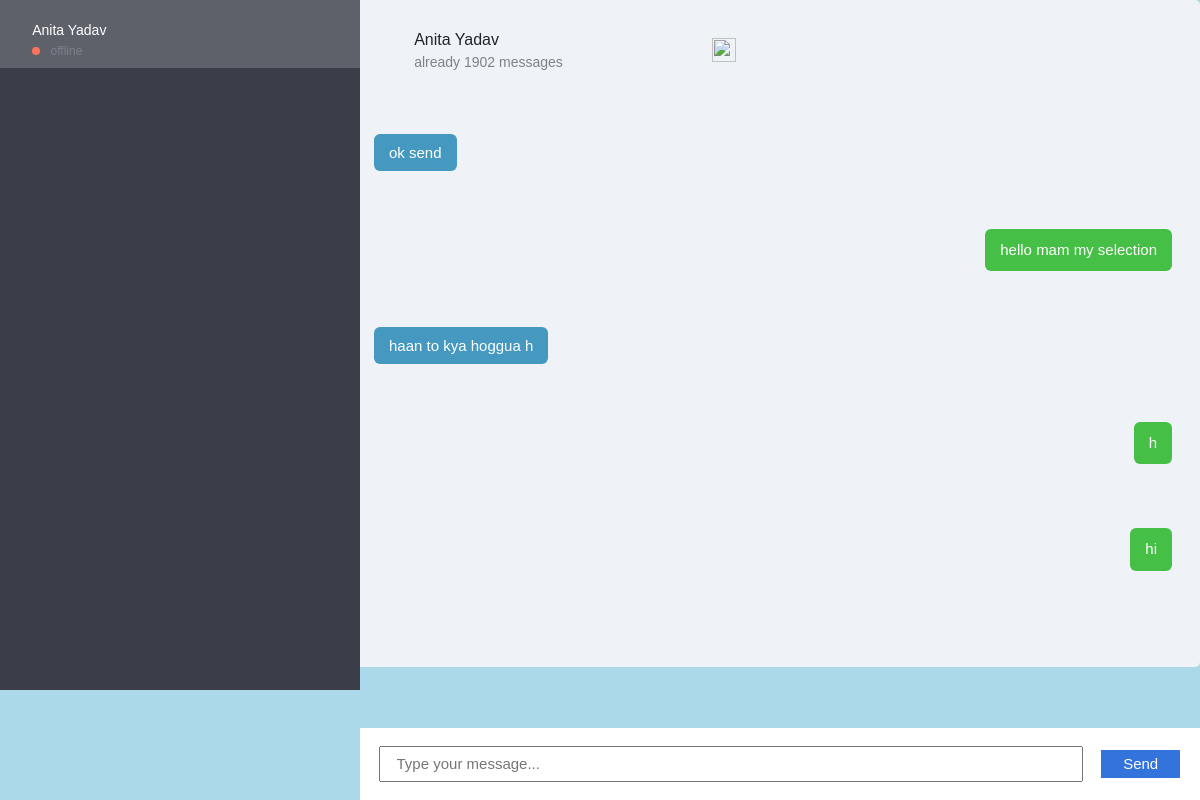
/chat/chats/mychats (signed in), run on the app's committed database.
### chatapp/models.py (models this page shows, shortened)
class TrackingModel(models.Model):
    created_at = models.DateTimeField(auto_now_add=True)
    updated_at = models.DateTimeField(auto_now=True)
    class Meta:
        abstract = True

class Message(TrackingModel):
    thread = models.ForeignKey(Thread, on_delete=models.CASCADE)
    sender = models.ForeignKey('auth.User', on_delete=models.CASCADE)
    text = models.TextField(blank=False, null=False)

### chatapp/views.py (the view)
# urls.py: path('chats/mychats',mychats,name="mychats"),
def mychats(request):
    print("hua")
    if request.session.get('username', None):
        user_main = get_object_or_404(User, username=request.user)
        user1=user_main
        mychats=[]
        threads=Thread.objects.filter(users=user1)
        for i in threads:
            print(i.users.all())
            for j in i.users.all().exclude(email=user1.email):
                mychats.append(j)
                print(j.first_name,j.last_name)
        user2=mychats[0]
        threads=SplitThread(user1,user2)
        if threads:
            thread=Thread.objects.filter(name=threads.name).first()
            chats=Message.objects.filter(thread=thread)
            for i in chats:
                print(i.sender)
                if (i.sender.email==user2.email):
                    print("my chats")
                    print(i.text)
            return render(request,"chatapp/mychats.html",{'chatuser':user2.email,'ourchats':chats,'user':user_main.email,'others_chats':mychats,'user_detail':user2})

### chatapp/views.py (called while the page is built)
def SplitThread(user1,user2):
        threads=Thread.objects.filter(thread_type ='personal')
        print(user1.id,user2.id)
        threads=threads.filter(users__in=[user1.id,user2.id]).distinct()
        threads=threads.annotate(u_count=Count('users')).filter(u_count=2)
        user11en=len(str(user1.id))
        user2len=len(str(user2.id))
        for i in threads:
            print(i.name[:user11en],user1.id,"---------", i.name[-user2len:],user2.id)
            if (int(i.name[:user11en])==user1.id and int(i.name[-user2len:])==user2.id) or (int(i.name[:user11en])==user2.id and int(i.name[-user2len:])==user1.id):
                return i

### templates/chatapp/mychats.html (shortened to what this page needs)
 {% load static %}
<link href="//maxcdn.bootstrapcdn.com/bootstrap/4.1.1/css/bootstrap.min.css" rel="stylesheet" id="bootstrap-css">
<!DOCTYPE html>
<html>
	<head>
        {% block css %}
		<link rel="stylesheet" href="{% static 'css/chatapp/mychats.css' %}" />
        <link rel="stylesheet" href="{% static 'css/chatapp/chatapp.css' %}" />
		<link rel="stylesheet" href="https://use.fontawesome.com/releases/v5.5.0/css/all.css">
		<link rel="stylesheet" type="text/css" href="https://cdnjs.cloudflare.com/ajax/libs/malihu-custom-scrollbar-plugin/3.1.5/jquery.mCustomScrollbar.min.css">
		{% endblock %}
	</head>
<body>
    <div id="container">
        <aside>
            <ul>
                {% for i in others_chats %}
                <li>
                    <div>
                        <a href="{% url 'Userchats' user=i %}">
                        <h2>{{i.first_name}} {{i.last_name}}</h2>
                        <h3>
                            <span class="status orange"></span>
                            offline
                        </h3>
                    </a>
                    </div>
                </li>
                {% endfor %}
            </ul>
        </aside>
        <main>
            <header>
                <div>
                    <h2>{{user_detail.first_name}} {{user_detail.last_name}}</h2>
                    <h3>already 1902 messages</h3>
                </div>
                <img src="https://s3-us-west-2.amazonaws.com/s.cdpn.io/1940306/ico_star.png" alt="">
            </header>
            <div class="msg_container chat_msg" id="chat-log">
				{% for i in ourchats %}
				{% if i.sender.email == chatuser %}
				<div class="right_msg">
					<span>{{i.text}} </span>
				</div>
				{% else %}
				<div class="left_msg">
					<span>{{i.text}}</span>
				</div>
				{% endif %}
				{% endfor %}
			</div>
			<div class="send_div chat_send_div">
				<div class="input_div">
					<input type="text" id="chat-message-input"  placeholder="Type your message..."/>
				</div>
				<div class="btn_div" id="chat-message-submit">
					<span >Send</span>
				</div>
			</div>
        </main>
    </div>
</body>
</html>

### static/css/chatapp/mychats.css (style rules this page uses)
* { box-sizing:border-box; }
body { background-color:#abd9e9; font-family:Arial; }
#container { width: 100%; height: auto; display: flex; background: #eff3f7; margin: 0 auto; font-size: 0; border-radius: 5px; overflow: hidden; justify-content: flex-end; }
aside { position: fixed; width: 30%; height: auto; max-height: 100vh; background-color: #3b3e49; display: inline-block; font-size: 15px; vertical-align: top; left: 0; }
main { width: 70%; height: auto; display: inline-block; font-size: 15px; vertical-align: top; }
aside ul { padding-left:0; margin:0; list-style-type:none; overflow-y:scroll; height:690px; }
aside li { padding:10px 0; }
h2,h3 { margin:0; }
aside li div { display:inline-block; vertical-align:top; margin-top:12px; }
aside li h2 { font-size:14px; color:#fff; font-weight:normal; margin-bottom:5px; }
aside li h3 { font-size:12px; color:#7e818a; font-weight:normal; }
.status { width:8px; height:8px; border-radius:50%; display:inline-block; margin-right:7px; }
.orange { background-color:#ff725d; }
main header { height:110px; padding:30px 20px 30px 40px; }
main header > * { display:inline-block; vertical-align:top; }
main header img:last-child { width:24px; margin-top:8px; }
main header div { margin-left:10px; margin-right:145px; }
main header h2 { font-size:16px; margin-bottom:5px; }
main header h3 { font-size:14px; font-weight:normal; color:#7e818a; }
main .chat_send_div { position: fixed; display: flex; width: 70%; justify-content: center; align-items: center; bottom: 0; background: white; padding: 18px 0px; }
main .chat_msg { margin: 2rem 14px; display: flex; width: 95%; flex-direction: column; justify-content: space-between; }

### static/css/chatapp/chatapp.css (style rules this page uses)
* { margin: 0; padding: 0; box-sizing: border-box; }
.msg_container .left_msg { float: left; margin-bottom: 4rem; display: flex; justify-content: end; }
.msg_container .left_msg span { padding: 10px 15px; background-color: #45bf45; color: white; border-radius: 6px; }
.msg_container .right_msg { float: right; margin-bottom: 4rem; }
.msg_container .right_msg span { padding: 10px 15px; background-color: #4598bf; color: white; border-radius: 6px; }
.send_div .input_div { width: 90%; display: flex; justify-content: center; align-items: center; }
.send_div .input_div input { padding: 5px 1rem; width: 95%; }
.send_div .btn_div { display: flex; width: 12%; justify-content: left; align-items: center; }
.send_div .btn_div span { background-color: #3273dc; color: white; padding: 3px 22px; }

### data on the page
Message: text "ok send"
Message: text "hello mam my selection"
Message: text "haan to kya hoggua h"
Message: text "h"
Message: text "hi"

### other printed values
{{ i.first_name }} "Anita"
{{ i.last_name }} "Yadav"
{{ user_detail.first_name }} "Anita"
{{ user_detail.last_name }} "Yadav"
